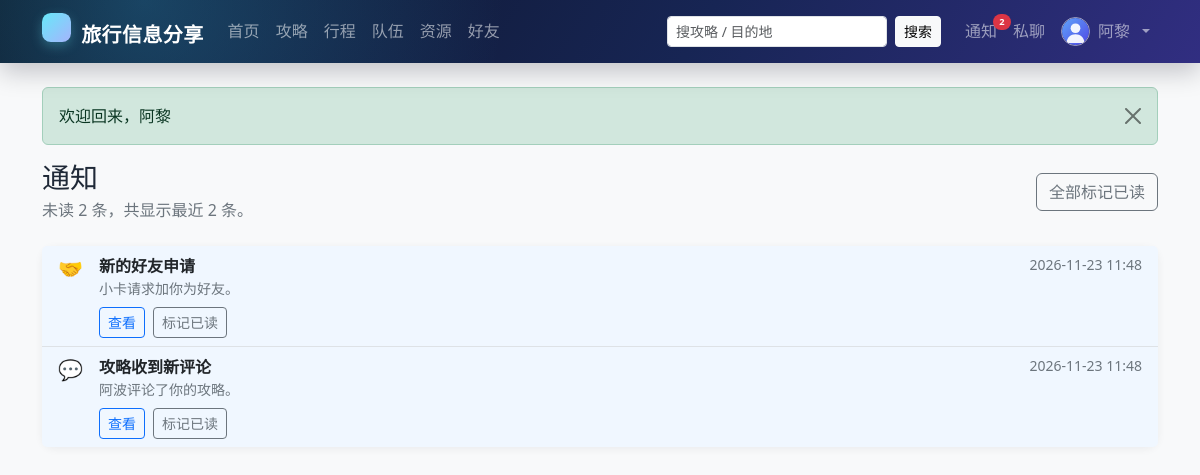
/notifications.php (signed in), run on the app's committed database.
### tables this page shows
CREATE TABLE `user` (
  `id`            INT UNSIGNED NOT NULL AUTO_INCREMENT COMMENT '用户ID',
  `username`      VARCHAR(50)  NOT NULL                COMMENT '登录名，唯一',
  `password_hash` VARCHAR(255) NOT NULL                COMMENT 'password_hash() 生成的密码散列',
  `nickname`      VARCHAR(50)  NOT NULL                COMMENT '昵称',
  `avatar`        VARCHAR(500) DEFAULT NULL             COMMENT '头像URL',
  `gender`        ENUM('unknown','male','female','other') NOT NULL DEFAULT 'unknown' COMMENT '性别',
  `email`         VARCHAR(100) DEFAULT NULL             COMMENT '邮箱，唯一（可为空）',
  `phone`         VARCHAR(20)  DEFAULT NULL             COMMENT '手机号',
  `intro`         VARCHAR(500) DEFAULT NULL             COMMENT '个人简介',
  `role`          ENUM('user','admin') NOT NULL DEFAULT 'user'   COMMENT '角色',
  `status`        ENUM('active','disabled') NOT NULL DEFAULT 'active' COMMENT '账号状态',
  `created_at`    DATETIME NOT NULL DEFAULT CURRENT_TIMESTAMP,
  `updated_at`    DATETIME NOT NULL DEFAULT CURRENT_TIMESTAMP ON UPDATE CURRENT_TIMESTAMP,
  PRIMARY KEY (`id`),
  UNIQUE KEY `uk_user_username` (`username`),
  UNIQUE KEY `uk_user_email` (`email`),
  KEY `idx_user_role_status` (`role`,`status`),
  KEY `idx_user_nickname` (`nickname`),
  CONSTRAINT `chk_user_username_len` CHECK (CHAR_LENGTH(`username`) BETWEEN 3 AND 50),
  CONSTRAINT `chk_user_nickname_len` CHECK (CHAR_LENGTH(`nickname`) BETWEEN 1 AND 50)
);

CREATE TABLE `notification` (
  `id`         BIGINT UNSIGNED NOT NULL AUTO_INCREMENT,
  `user_id`    INT UNSIGNED NOT NULL COMMENT '接收者',
  `type`       VARCHAR(30)  NOT NULL COMMENT '通知类型，如 team_approve/team_reject',
  `title`      VARCHAR(100) NOT NULL,
  `content`    VARCHAR(500) DEFAULT NULL,
  `link`       VARCHAR(500) DEFAULT NULL COMMENT '前端跳转链接',
  `is_read`    TINYINT(1) NOT NULL DEFAULT 0,
  `created_at` DATETIME NOT NULL DEFAULT CURRENT_TIMESTAMP,
  PRIMARY KEY (`id`),
  KEY `idx_notification_user` (`user_id`,`is_read`,`created_at`),
  CONSTRAINT `fk_notification_user` FOREIGN KEY (`user_id`) REFERENCES `user` (`id`) ON DELETE CASCADE ON UPDATE CASCADE
);

### app/helpers.php (called while the page is built, shortened)
<?php
function config(string $path, mixed $default = null): mixed
{
    $value = $GLOBALS['config'] ?? [];
    foreach (explode('.', $path) as $key) {
        $value = $value[$key];
    }
    return $value;
}
function e(mixed $value): string
{
    return htmlspecialchars((string) $value, ENT_QUOTES | ENT_SUBSTITUTE, 'UTF-8');
}
function url(string $path = ''): string
{
    $base = rtrim((string) config('site.base_url', ''), '/');
    return $base . '/' . ltrim($path, '/');
}
function flashes(): array
{
    $items = $_SESSION['flash'] ?? [];
    return $items;
}
function format_dt(?string $value): string
{
    $ts = strtotime($value);
    return $ts ? date('Y-m-d H:i', $ts) : $value;
}
function avatar_url(?string $avatar): string
{
    return url('/assets/avatar.svg');
}

### app/auth.php (called while the page is built, shortened)
<?php
function current_user(): ?array
{
    static $cache = [];
    $id = (int) $_SESSION['user_id'];
    if (array_key_exists($id, $cache)) {
        return $cache[$id];
    }
    $user = db_one(
        'SELECT * FROM `user` WHERE `id` = ? AND `status` = "active" LIMIT 1',
        [$id]
    );
    return $cache[$id] = $user;
}
function require_login(): void
{
    if (current_user() !== null) {
        return;
    }
}
function unread_notifications_count(): int
{
    $user = current_user();
    return (int) db_val(
        'SELECT COUNT(*) FROM `notification` WHERE `user_id` = ? AND `is_read` = 0',
        [$user['id']]
    );
}

### app/db.php (called while the page is built, shortened)
<?php
function db(): PDO
{
    static $pdo = null;
    if ($pdo instanceof PDO) {
        return $pdo;
    }
    $c = config('db');
    $dsn = sprintf(
        'mysql:host=%s;port=%d;dbname=%s;charset=%s',
        $c['host'],
        (int) $c['port'],
        $c['name'],
        $c['charset']
    );
    $pdo = new PDO($dsn, $c['user'], $c['pass'], [
        PDO::ATTR_ERRMODE            => PDO::ERRMODE_EXCEPTION,
        PDO::ATTR_DEFAULT_FETCH_MODE => PDO::FETCH_ASSOC,
        PDO::ATTR_EMULATE_PREPARES   => false,
        PDO::ATTR_STRINGIFY_FETCHES  => false,
    ]);
    $pdo->exec("SET time_zone = '+08:00'");
    return $pdo;
}
function db_all(string $sql, array $params = []): array
{
    $stmt = db()->prepare($sql);
    $stmt->execute($params);
    return $stmt->fetchAll();
}
function db_one(string $sql, array $params = []): ?array
{
    $stmt = db()->prepare($sql);
    $stmt->execute($params);
    $row = $stmt->fetch();
    return $row === false ? null : $row;
}
function db_val(string $sql, array $params = []): mixed
{
    $stmt = db()->prepare($sql);
    $stmt->execute($params);
    return $stmt->fetchColumn();
}

### public/notifications.php (the view, shortened to what this page needs)
<?php
require_login();
$me = current_user();
$uid = (int) $me['id'];
$notifications = db_all('SELECT * FROM `notification` WHERE `user_id` = ? ORDER BY `is_read` ASC, `created_at` DESC LIMIT 50', [$uid]);
$unread = (int) db_val('SELECT COUNT(*) FROM `notification` WHERE `user_id` = ? AND `is_read` = 0', [$uid]);
$typeIcons = ['comment' => '💬', 'like' => '❤️', 'collect' => '⭐', 'team_apply' => '👥', 'team_approve' => '✅', 'friend_request' => '🤝', 'friend_accept' => '🤝', 'guide_review' => '📝', 'resource_review' => '📎', 'system' => '🔔'];
$activeNav = '';
require APP_ROOT . '/app/views/header.php';
?>
<div class="d-flex flex-column flex-sm-row justify-content-between align-items-sm-center gap-2 mb-4">
    <div>
        <h1 class="h3 mb-1">通知</h1>
        <p class="text-secondary mb-0">未读 <?= $unread ?> 条，共显示最近 <?= count($notifications) ?> 条。</p>
    </div>
    <?php if ($unread > 0): ?>
        <form method="post">
            <button class="btn btn-outline-secondary" type="submit">全部标记已读</button>
        </form>
    <?php endif; ?>
</div>
<div class="card border-0 shadow-sm">
    <div class="list-group list-group-flush">
        <?php foreach ($notifications as $notification): ?>
            <?php
            $link = (string) ($notification['link'] ?? '');
            $link = str_replace(
                ['/team_detail.php', '/friend.php', '/guide_detail.php', '/trip_detail.php'],
                ['/team.php', '/friends.php', '/guide.php', '/trip.php'],
                $link
            );
            ?>
            <div class="list-group-item<?= (int) $notification['is_read'] === 0 ? ' notification-unread' : '' ?>">
                <div class="d-flex gap-3">
                    <div class="fs-5"><?= $typeIcons[$notification['type']] ?? '🔔' ?></div>
                    <div class="flex-grow-1">
                        <div class="d-flex flex-wrap justify-content-between gap-2">
                            <div class="fw-semibold"><?= e($notification['title']) ?></div>
                            <div class="small text-secondary"><?= e(format_dt($notification['created_at'])) ?></div>
                        </div>
                        <div class="small text-secondary"><?= e($notification['content']) ?></div>
                        <div class="mt-2 d-flex gap-2">
                            <?php if ($link !== ''): ?>
                                <a class="btn btn-sm btn-outline-primary" href="<?= e(url($link)) ?>">查看</a>
                            <?php endif; ?>
                            <?php if ((int) $notification['is_read'] === 0): ?>
                                <form method="post">
                                    <button class="btn btn-sm btn-outline-secondary" type="submit">标记已读</button>
                                </form>
                            <?php endif; ?>
                        </div>
                    </div>
                </div>
            </div>
        <?php endforeach; ?>
    </div>
</div>
<?php require APP_ROOT . '/app/views/footer.php'; ?>

### app/views/header.php (shortened to what this page needs)
<?php
$me = current_user();
$notifCount = unread_notifications_count();
$activeNav = $activeNav ?? '';
$q = (string) ($_GET['q'] ?? '');
?>
<!doctype html>
<html lang="zh-CN">
<head>
    <link rel="stylesheet" href="<?= e(url('/assets/bootstrap.min.css')) ?>">
    <link rel="stylesheet" href="<?= e(url('/assets/style.css')) ?>">
</head>
<body class="d-flex flex-column min-vh-100 bg-body-tertiary">
<nav class="navbar navbar-expand-lg navbar-dark app-navbar sticky-top">
    <div class="container">
        <a class="navbar-brand fw-bold" href="<?= e(url('/index.php')) ?>">
            <span class="brand-mark"></span> 旅行信息分享
        </a>
        <div class="collapse navbar-collapse" id="mainNav">
            <ul class="navbar-nav me-auto mb-2 mb-lg-0">
                <li class="nav-item"><a class="nav-link <?= $activeNav === 'home' ? 'active' : '' ?>" href="<?= e(url('/index.php')) ?>">首页</a></li>
                <li class="nav-item"><a class="nav-link <?= $activeNav === 'guides' ? 'active' : '' ?>" href="<?= e(url('/guides.php')) ?>">攻略</a></li>
                <li class="nav-item"><a class="nav-link <?= $activeNav === 'trips' ? 'active' : '' ?>" href="<?= e(url('/trips.php')) ?>">行程</a></li>
                <li class="nav-item"><a class="nav-link <?= $activeNav === 'teams' ? 'active' : '' ?>" href="<?= e(url('/teams.php')) ?>">队伍</a></li>
                <li class="nav-item"><a class="nav-link <?= $activeNav === 'resources' ? 'active' : '' ?>" href="<?= e(url('/resources.php')) ?>">资源</a></li>
                <?php if ($me !== null): ?>
                    <li class="nav-item"><a class="nav-link <?= $activeNav === 'friends' ? 'active' : '' ?>" href="<?= e(url('/friends.php')) ?>">好友</a></li>
                <?php endif; ?>
            </ul>
            <form class="d-flex me-lg-3 my-2 my-lg-0" role="search" action="<?= e(url('/guides.php')) ?>" method="get">
                <input class="form-control form-control-sm me-2" type="search" name="q" value="<?= e($q) ?>" placeholder="搜攻略 / 目的地" aria-label="搜索攻略">
                <button class="btn btn-sm btn-light" type="submit">搜索</button>
            </form>
            <ul class="navbar-nav align-items-lg-center">
                <?php if ($me !== null): ?>
                    <li class="nav-item">
                        <a class="nav-link position-relative" href="<?= e(url('/notifications.php')) ?>" title="通知">
                            通知
                            <?php if ($notifCount > 0): ?><span class="badge rounded-pill text-bg-danger nav-badge"><?= $notifCount ?></span><?php endif; ?>
                        </a>
                    </li>
                    <li class="nav-item">
                        <a class="nav-link position-relative" href="<?= e(url('/messages.php')) ?>" title="私聊">
                            私聊
                        </a>
                    </li>
                    <li class="nav-item dropdown">
                        <a class="nav-link dropdown-toggle d-flex align-items-center gap-2" href="#" role="button" data-bs-toggle="dropdown" aria-expanded="false">
                            <img src="<?= e(avatar_url($me['avatar'])) ?>" alt="" class="rounded-circle nav-avatar">
                            <span><?= e($me['nickname']) ?></span>
                        </a>
                    </li>
                <?php else: ?>
                    <li class="nav-item"><a class="nav-link" href="<?= e(url('/login.php')) ?>">登录</a></li>
                    <li class="nav-item"><a class="btn btn-sm btn-light ms-lg-2" href="<?= e(url('/register.php')) ?>">注册</a></li>
                <?php endif; ?>
            </ul>
        </div>
    </div>
</nav>
<main class="container py-4 flex-grow-1">
    <?php foreach (flashes() as $item): ?>
        <div class="alert alert-<?= e($item['type']) ?> alert-dismissible fade show" role="alert">
            <?= e($item['message']) ?>
            <button type="button" class="btn-close" data-bs-dismiss="alert" aria-label="关闭"></button>
        </div>
    <?php endforeach; ?>

### public/assets/style.css (style rules this page uses)
:root { --brand: #0d6efd; --ink: #1f2937; --muted: #6b7280; }
body { background: #f5f7fa; color: var(--ink); }
a { text-decoration: none; }
.navbar-brand { letter-spacing: .02em; }
.app-navbar { background: radial-gradient(circle at 12% 0%, rgba(56, 189, 248, .28), transparent 34%), linear-gradient(120deg, #0b1220 0%, #172554 58%, #312e81 100%); box-shadow: 0 .55rem 1.6rem rgba(2, 6, 23, .22); }
.app-navbar .navbar-brand { color: #fff; }
.brand-mark { display: inline-flex; align-items: center; justify-content: center; width: 1.8rem; height: 1.8rem; margin-right: .3rem; border-radius: .55rem; background: linear-gradient(135deg, #67e8f9, #a5b4fc); color: #0b1220; font-weight: 800; box-shadow: 0 .25rem .75rem rgba(103, 232, 249, .28); }
.nav-avatar { width: 1.8rem; height: 1.8rem; object-fit: cover; border: 1px solid rgba(255, 255, 255, .55); }
.nav-badge { position: absolute; top: .15rem; right: -.35rem; font-size: .58rem; line-height: 1; }
.app-navbar form .btn { white-space: nowrap; flex: 0 0 auto; }
.card { border-radius: .8rem; }
.shadow-sm { box-shadow: 0 .125rem .5rem rgba(15, 23, 42, .06) !important; }
.notification-unread { background: #f0f7ff; }

### data on the page
user: nickname "阿黎"
notification: type "🤝", title "新的好友申请", created_at "2026-11-23 11:48", content "小卡请求加你为好友。"
notification: type "💬", title "攻略收到新评论", created_at "2026-11-23 11:48", content "阿波评论了你的攻略。"

### other printed values
$notifCount "2"
$item['message'] "欢迎回来，阿黎"
$unread "2"
count($notifications) "2"
